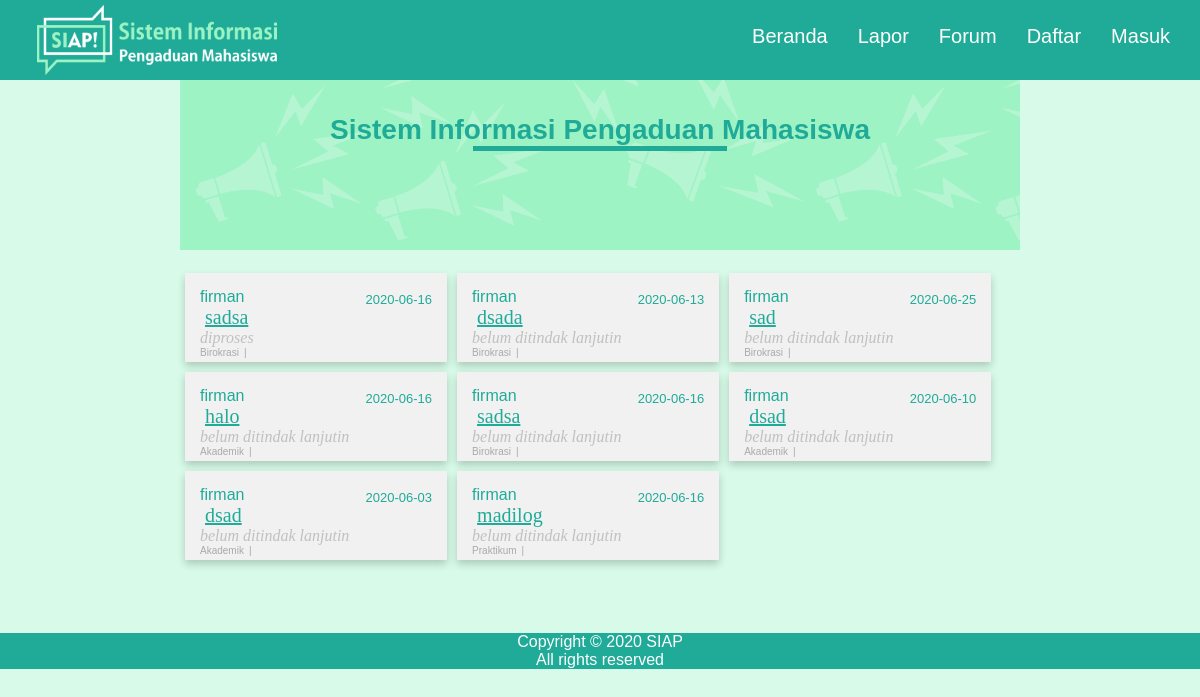
Page /forum on the committed database.
### tables this page shows
CREATE TABLE `tbl_keluhan` (
  `id_keluhan` int(11) NOT NULL,
  `judul` varchar(50) NOT NULL,
  `deskripsi` text NOT NULL,
  `tanggal` date NOT NULL,
  `gambar` varchar(255) DEFAULT NULL,
  `id_kategori` varchar(50) NOT NULL,
  `status` varchar(30) NOT NULL,
  `tipe` tinyint(4) NOT NULL,
  `id_user` varchar(5) NOT NULL
);

CREATE TABLE `tbl_user` (
  `id_user` int(11) NOT NULL,
  `NIM` varchar(16) NOT NULL,
  `nama` varchar(100) NOT NULL,
  `username` varchar(50) NOT NULL,
  `email` varchar(50) NOT NULL,
  `password` varchar(255) NOT NULL,
  `role` varchar(10) NOT NULL
);

CREATE TABLE `tbl_kategori` (
  `id_kategori` int(11) NOT NULL,
  `nama` varchar(50) NOT NULL
);

### application/controllers/Forum.php (called while the page is built, shortened)
<?php
class Forum extends CI_Controller {
	public function __construct()
	{
		$this->load->model('m_forum');
	}
	public function index($id = False)
	{
		if ($id === False) {
			$query['data'] = $this->m_forum->getData();
			$this->load->view('forum/home', $query);
		}else{
			$query['data'] = $this->m_forum->detailData($id);
			$query['komentar'] = $this->m_forum->get_komentar($id);
			$this->load->view('forum/keluhan', $query);
		}
	}
}

### index.php (called while the page is built, shortened)
<?php
require_once BASEPATH.'core/CodeIgniter.php';

### application/models/M_forum.php (called while the page is built, shortened)
<?php
class M_forum extends CI_Model{
    public function getData($limit = 15)
    {
        $this->db->select('tbl_keluhan.*,tbl_kategori.nama as nama_kategori, tbl_kategori.id_kategori, tbl_user.*');
        $this->db->from('tbl_keluhan');
        $this->db->join('tbl_kategori', 'tbl_kategori.id_kategori = tbl_keluhan.id_kategori');
        $this->db->join('tbl_user', 'tbl_user.id_user = tbl_keluhan.id_user');
        $this->db->order_by('id_keluhan','DESC');
        $this->db->limit($limit);
        $query = $this->db->get();
        return $query->result_array();
    }
}

### application/views/forum/home.php (the view, shortened to what this page needs)
<!DOCTYPE html>
<html lang="en">
<head>
	<link rel="stylesheet" type="text/css" href="<?= base_url();?>assets/css/forum.css">
	<link rel="stylesheet" href="<?= base_url();?>assets/css/animate.css">
</head>
<body>
	<div class="header">
		<div class="brand">
			<a href="#"><img class="img-brand" src="<?= base_url();?>assets/img/siap.png"></a>
		</div>
		<div class="menu">
			<nav>
				<ul>
					<li><a href="home">Beranda</a></li>
					<li><a href="lapor">Lapor</a></li>
					<li><a href="forum">Forum</a></li>
					<?php
                    if (!$this->session->has_userdata('username')) { ?>
                    <li><a href="register">Daftar</a></li>
                    <li><a href="login">Masuk</a></li>
                    <?php
                    } else{ ?>
						<li><a href="#"> <?=$this->session->userdata('username'); ?></a></li>
						<li><a href="<?= base_url('auth/logout') ?>">Logout</a></li>
                        <?php }
                    ?>
				</ul>
			</nav>
		</div>
	</div>
	<div class="judul wow fadeIn"> <br><br><br><br>
		<h1>Sistem Informasi Pengaduan Mahasiswa</h1>
		<hr width="30%" size="5%" color="#1FAB98">
	</div><br>
	<div class="forum">
		<div class="row">
			<?php foreach ($data as $item) { ?>
			<div class="column">
				<div class="card">
					<div class="username"><?= $item['username'] ?></div>
					<div class="time-min"><?= $item['tanggal']; ?></div><br>
					<a href="<?= base_url('forum/index/'. $item['id_keluhan']) ?>" class="title"><?= $item['judul'] ?></a>
					<div class="status"><?= $item['status'] ?></div>
					<div class="tag">
						<ul>
							<li><?= $item['nama_kategori'] ?></li>
							<li>|</li>
						</ul>
					</div>
				</div>
			</div>
			<?php } ?>
		</div>
	</div>
	<br>
	<div class="footer">
		<p>Copyright &copy; 2020 SIAP<br> All rights reserved</p>
	</div>
</body>
</html>

### assets/css/forum.css (style rules this page uses)
* { margin: 0px auto; padding: 0px auto; }
body { overflow-x: hidden; font-family: 'Gill Sans', 'Gill Sans MT', 'Calibri', 'Trebuchet MS', sans-serif; background-color: #D7FBE8; background-attachment: fixed; }
.header { height: 80px; background: #1FAB98; width: 100%; position: fixed; z-index: 2; }
nav ul { display: flex; }
.menu { float: right; margin-top: 25px; }
.menu ul li { list-style: none; float: right; }
.menu ul li a { margin-right: 30px; color: white; font-size: 20px; text-decoration: none; }
.title { font-size: 20px; font-family: 'Lucida Sans'; text-align: center; color: #1FAB98; margin-right: 5px; margin-left: 5px; }
.forum { width: 70%; align-items: center; padding: 0px 30px; color: #1FAB98; }
.row { margin: 0px; }
.row:after { content: ""; display: flex; flex-direction: column; clear: both; }
.column { float: left; width: 32%; padding: 5px; }
@media screen and (max-width: 1220px) { .column { width: 31.2%; } }
@media screen and (max-width: 1220px) { .judul { font-size: 14px; } }
.card { box-shadow: 0 4px 8px 0 rgba(0, 0, 0, 0.2); padding: 15px; text-align: left; background-color: #f1f1f1; }
.username { float: left; }
.time-min { float: right; padding-top: 4px; font-size: 13px; }
.tag { float: left; color: darkgray; margin-left: -40px; }
.tag ul li { list-style: none; float: left; margin-right: 5px; font-size: 10px; }
.status { text-align: left; font-style: italic; font-family: 'Calibri'; color: silver; }
.brand { float: left; margin-top: 5px; margin-left: 37px; }
.img-brand { height: 70px; width: 240px; }
.footer { position: relative; left: 0; bottom: 0; width: 100%; background-color: #1FAB98; color: white; text-align: center; margin-top: 50px; }
h1 { color: #1FAB98; padding-top: 25px; font-family: sans-serif; text-align: center; }
.judul { background: url('../img/bg-title.png'); width: 70%; background-size: cover; padding: 25px 0px; height: 200px; }

### rows in the picture
tbl_keluhan: id_user.username "firman", tanggal "2020-06-16", judul "sadsa", status "diproses", id_kategori.nama "Birokrasi"
tbl_keluhan: id_user.username "firman", tanggal "2020-06-13", judul "dsada", status "belum ditindak lanjutin", id_kategori.nama "Birokrasi"
tbl_keluhan: id_user.username "firman", tanggal "2020-06-25", judul "sad", status "belum ditindak lanjutin", id_kategori.nama "Birokrasi"
tbl_keluhan: id_user.username "firman", tanggal "2020-06-16", judul "halo", status "belum ditindak lanjutin", id_kategori.nama "Akademik"
tbl_keluhan: id_user.username "firman", tanggal "2020-06-16", judul "sadsa", status "belum ditindak lanjutin", id_kategori.nama "Birokrasi"
tbl_keluhan: id_user.username "firman", tanggal "2020-06-10", judul "dsad", status "belum ditindak lanjutin", id_kategori.nama "Akademik"
tbl_keluhan: id_user.username "firman", tanggal "2020-06-03", judul "dsad", status "belum ditindak lanjutin", id_kategori.nama "Akademik"
tbl_keluhan: id_user.username "firman", tanggal "2020-06-16", judul "madilog", status "belum ditindak lanjutin", id_kategori.nama "Praktikum"
